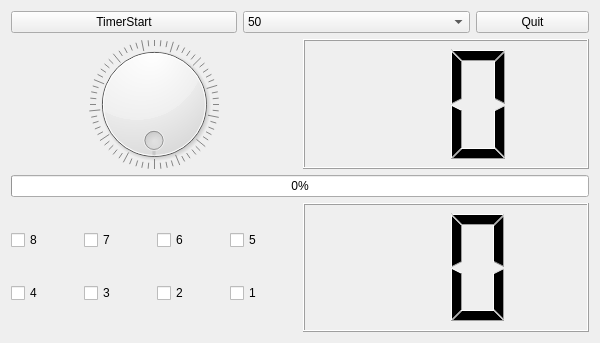
<?xml version="1.0" encoding="UTF-8"?>
<ui version="4.0">
 <class>Tab1DevControl</class>
 <widget class="QWidget" name="Tab1DevControl">
  <property name="geometry">
   <rect>
    <x>0</x>
    <y>0</y>
    <width>600</width>
    <height>343</height>
   </rect>
  </property>
  <property name="windowTitle">
   <string>Form</string>
  </property>
  <layout class="QVBoxLayout" name="verticalLayout_2" stretch="1,4,1,4">
   <item>
    <layout class="QHBoxLayout" name="horizontalLayout" stretch="2,2,1">
     <item>
      <widget class="QPushButton" name="pPBtimerStart">
       <property name="text">
        <string>TimerStart</string>
       </property>
       <property name="checkable">
        <bool>true</bool>
       </property>
      </widget>
     </item>
     <item>
      <widget class="QComboBox" name="pCBtimerValue">
       <item>
        <property name="text">
         <string>50</string>
        </property>
       </item>
       <item>
        <property name="text">
         <string>100</string>
        </property>
       </item>
       <item>
        <property name="text">
         <string>200</string>
        </property>
       </item>
       <item>
        <property name="text">
         <string>500</string>
        </property>
       </item>
       <item>
        <property name="text">
         <string>1000</string>
        </property>
       </item>
       <item>
        <property name="text">
         <string>2000</string>
        </property>
       </item>
      </widget>
     </item>
     <item>
      <widget class="QPushButton" name="pPBappQuit">
       <property name="text">
        <string>Quit</string>
       </property>
      </widget>
     </item>
    </layout>
   </item>
   <item>
    <layout class="QHBoxLayout" name="horizontalLayout_2">
     <item>
      <widget class="QDial" name="pDialLed">
       <property name="maximum">
        <number>255</number>
       </property>
       <property name="wrapping">
        <bool>true</bool>
       </property>
       <property name="notchesVisible">
        <bool>true</bool>
       </property>
      </widget>
     </item>
     <item>
      <widget class="QLCDNumber" name="pLcdnumberLed">
       <property name="digitCount">
        <number>2</number>
       </property>
       <property name="mode">
        <enum>QLCDNumber::Hex</enum>
       </property>
       <property name="segmentStyle">
        <enum>QLCDNumber::Filled</enum>
       </property>
      </widget>
     </item>
    </layout>
   </item>
   <item>
    <layout class="QHBoxLayout" name="horizontalLayout_3">
     <item>
      <widget class="QProgressBar" name="pProgressBarLed">
       <property name="value">
        <number>0</number>
       </property>
      </widget>
     </item>
    </layout>
   </item>
   <item>
    <layout class="QHBoxLayout" name="horizontalLayout_4">
     <item>
      <layout class="QGridLayout" name="gridLayout">
       <item row="0" column="0">
        <widget class="QCheckBox" name="pCBkey8">
         <property name="text">
          <string>8</string>
         </property>
         <property name="checkable">
          <bool>true</bool>
         </property>
        </widget>
       </item>
       <item row="1" column="3">
        <widget class="QCheckBox" name="pCBkey1">
         <property name="text">
          <string>1</string>
         </property>
        </widget>
       </item>
       <item row="1" column="1">
        <widget class="QCheckBox" name="pCBkey3">
         <property name="text">
          <string>3</string>
         </property>
        </widget>
       </item>
       <item row="1" column="0">
        <widget class="QCheckBox" name="pCBkey4">
         <property name="text">
          <string>4</string>
         </property>
        </widget>
       </item>
       <item row="1" column="2">
        <widget class="QCheckBox" name="pCBkey2">
         <property name="text">
          <string>2</string>
         </property>
        </widget>
       </item>
       <item row="0" column="1">
        <widget class="QCheckBox" name="pCBkey7">
         <property name="text">
          <string>7</string>
         </property>
         <property name="checkable">
          <bool>false</bool>
         </property>
        </widget>
       </item>
       <item row="0" column="3">
        <widget class="QCheckBox" name="pCBkey5">
         <property name="text">
          <string>5</string>
         </property>
        </widget>
       </item>
       <item row="0" column="2">
        <widget class="QCheckBox" name="pCBkey6">
         <property name="text">
          <string>6</string>
         </property>
        </widget>
       </item>
      </layout>
     </item>
     <item>
      <layout class="QVBoxLayout" name="verticalLayout">
       <item>
        <widget class="QLCDNumber" name="PLcdnumberKey">
         <property name="digitCount">
          <number>2</number>
         </property>
         <property name="mode">
          <enum>QLCDNumber::Hex</enum>
         </property>
         <property name="segmentStyle">
          <enum>QLCDNumber::Filled</enum>
         </property>
        </widget>
       </item>
      </layout>
     </item>
    </layout>
   </item>
  </layout>
 </widget>
 <resources/>
 <connections>
  <connection>
   <sender>pDialLed</sender>
   <signal>valueChanged(int)</signal>
   <receiver>pLcdnumberLed</receiver>
   <slot>display(int)</slot>
   <hints>
    <hint type="sourcelabel">
     <x>107</x>
     <y>114</y>
    </hint>
    <hint type="destinationlabel">
     <x>303</x>
     <y>114</y>
    </hint>
   </hints>
  </connection>
 </connections>
</ui>
